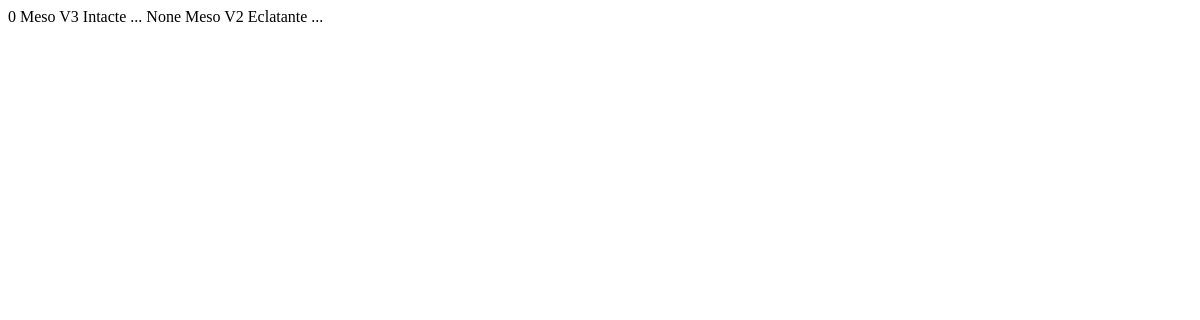
Before: / with the older database file.
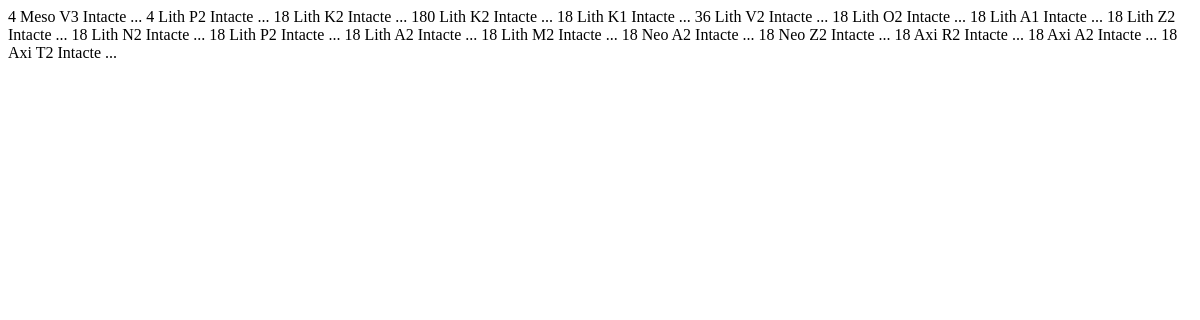
After: the same page with the newer database file.
### tables this page shows
CREATE TABLE Relic (
IDRelic integer PRIMARY KEY AUTOINCREMENT,
Name varchar,
Era text,
IDOwner integer,
Quality text,
Quantity unsigned tinyint
);

### web.py (the view)
@app.route('/')
def index():
    db = sqlite3.connect('relicdb.sqlite3')
    cursor = db.cursor()
    cursor.execute("SELECT * FROM Relic")
    data = cursor.fetchall()
    return render_template('test.html', data=data)

### templates/test.html (shortened to what this page needs)
<!DOCTYPE html>
<html>
    <head>
    </head>
    <body>
        {% for item in data %}
        <tr>
            <td>{{item[5]}}</td>
            <td>{{item[2]}}</td>
            <td>{{item[1]}}</td>
            <td>{{item[4]}}</td>
            ...
        </tr>
        {% endfor %}
    </body>
</html>

Changed rows visible on the page:
removed Relic: Quantity "0", Era "Meso", Name "V3", Quality "Intacte"
removed Relic: item "None", Era "Meso", Name "V2", Quality "Eclatante"
added Relic: Quantity "4", Era "Meso", Name "V3", Quality "Intacte"
added Relic: Quantity "4", Era "Lith", Name "P2", Quality "Intacte"
added Relic: Quantity "18", Era "Lith", Name "K2", Quality "Intacte"
added Relic: Quantity "180", Era "Lith", Name "K2", Quality "Intacte"
added Relic: Quantity "18", Era "Lith", Name "K1", Quality "Intacte"
added Relic: Quantity "36", Era "Lith", Name "V2", Quality "Intacte"
added Relic: Quantity "18", Era "Lith", Name "O2", Quality "Intacte"
added Relic: Quantity "18", Era "Lith", Name "A1", Quality "Intacte"
added Relic: Quantity "18", Era "Lith", Name "Z2", Quality "Intacte"
added Relic: Quantity "18", Era "Lith", Name "N2", Quality "Intacte"
added Relic: Quantity "18", Era "Lith", Name "P2", Quality "Intacte"
added Relic: Quantity "18", Era "Lith", Name "A2", Quality "Intacte"
added Relic: Quantity "18", Era "Lith", Name "M2", Quality "Intacte"
added Relic: Quantity "18", Era "Neo", Name "A2", Quality "Intacte"
added Relic: Quantity "18", Era "Neo", Name "Z2", Quality "Intacte"
added Relic: Quantity "18", Era "Axi", Name "R2", Quality "Intacte"
added Relic: Quantity "18", Era "Axi", Name "A2", Quality "Intacte"
added Relic: Quantity "18", Era "Axi", Name "T2", Quality "Intacte"
